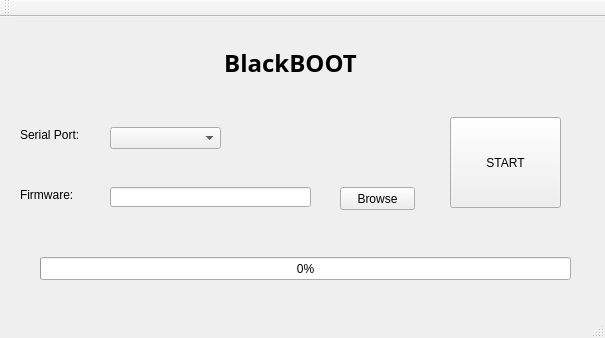
<?xml version="1.0" encoding="UTF-8"?>
<ui version="4.0">
 <class>MainWindow</class>
 <widget class="QMainWindow" name="MainWindow">
  <property name="geometry">
   <rect>
    <x>0</x>
    <y>0</y>
    <width>605</width>
    <height>338</height>
   </rect>
  </property>
  <property name="windowTitle">
   <string>BlackBOOT</string>
  </property>
  <property name="iconSize">
   <size>
    <width>96</width>
    <height>96</height>
   </size>
  </property>
  <widget class="QWidget" name="centralWidget">
   <widget class="QLabel" name="label">
    <property name="geometry">
     <rect>
      <x>210</x>
      <y>20</y>
      <width>161</width>
      <height>51</height>
     </rect>
    </property>
    <property name="font">
     <font>
      <family>Malgun Gothic</family>
      <pointsize>18</pointsize>
      <weight>75</weight>
      <bold>true</bold>
     </font>
    </property>
    <property name="text">
     <string>BlackBOOT</string>
    </property>
    <property name="scaledContents">
     <bool>true</bool>
    </property>
    <property name="alignment">
     <set>Qt::AlignCenter</set>
    </property>
   </widget>
   <widget class="QLabel" name="label_2">
    <property name="geometry">
     <rect>
      <x>20</x>
      <y>110</y>
      <width>71</width>
      <height>16</height>
     </rect>
    </property>
    <property name="text">
     <string>Serial Port:</string>
    </property>
   </widget>
   <widget class="QLabel" name="label_3">
    <property name="geometry">
     <rect>
      <x>20</x>
      <y>170</y>
      <width>61</width>
      <height>16</height>
     </rect>
    </property>
    <property name="text">
     <string>Firmware:</string>
    </property>
   </widget>
   <widget class="QLineEdit" name="leFirmwarePath">
    <property name="geometry">
     <rect>
      <x>110</x>
      <y>170</y>
      <width>201</width>
      <height>20</height>
     </rect>
    </property>
    <property name="cursor">
     <cursorShape>BlankCursor</cursorShape>
    </property>
   </widget>
   <widget class="QPushButton" name="pbBrowseFiles">
    <property name="geometry">
     <rect>
      <x>340</x>
      <y>170</y>
      <width>75</width>
      <height>23</height>
     </rect>
    </property>
    <property name="text">
     <string>Browse</string>
    </property>
   </widget>
   <widget class="QPushButton" name="pbStart">
    <property name="geometry">
     <rect>
      <x>450</x>
      <y>100</y>
      <width>111</width>
      <height>91</height>
     </rect>
    </property>
    <property name="text">
     <string>START</string>
    </property>
   </widget>
   <widget class="QComboBox" name="cbPortSelection">
    <property name="geometry">
     <rect>
      <x>110</x>
      <y>110</y>
      <width>111</width>
      <height>22</height>
     </rect>
    </property>
   </widget>
   <widget class="QProgressBar" name="progressBar">
    <property name="geometry">
     <rect>
      <x>40</x>
      <y>240</y>
      <width>531</width>
      <height>23</height>
     </rect>
    </property>
    <property name="value">
     <number>0</number>
    </property>
   </widget>
  </widget>
  <widget class="QMenuBar" name="menuBar">
   <property name="geometry">
    <rect>
     <x>0</x>
     <y>0</y>
     <width>605</width>
     <height>17</height>
    </rect>
   </property>
  </widget>
  <widget class="QToolBar" name="mainToolBar">
   <attribute name="toolBarArea">
    <enum>TopToolBarArea</enum>
   </attribute>
   <attribute name="toolBarBreak">
    <bool>false</bool>
   </attribute>
  </widget>
  <widget class="QStatusBar" name="statusBar"/>
 </widget>
 <layoutdefault spacing="6" margin="11"/>
 <resources/>
 <connections/>
</ui>
